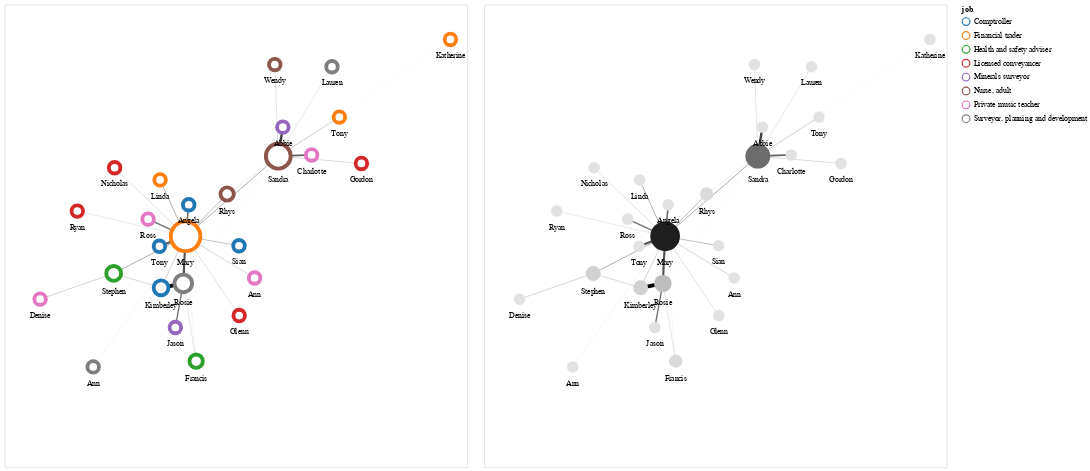

Notebook code for this chart:
### Markdown cell above
Combination of two plots altair-style, showing the use of Altair settings

### Code cell
g1 = alph(
    G,
    weight_attr="weight",
    layout_fn=lambda g: nx.spring_layout(g, weight="weight", k=4, iterations=5000, seed=seed),
    node_args=dict(
        size=alt.Size(
            "degree_centrality",
            scale=alt.Scale(domain=[0,1], range=[150, 2000]),
            legend=None
        ),
        fill="#fff",
        stroke=alt.Color("job", scale=alt.Scale(scheme="category10")),
        strokeWidth=5,
        tooltip_attrs=["name", "job", "country"],
        label_attr="name",
    ),
    edge_args=dict(color="black"),
    width=600,
    height=600,
    padding=20,
)

g2 = alph(
    G,
    weight_attr="weight",
    layout_fn=lambda g: nx.spring_layout(g, weight="weight", k=4, iterations=5000, seed=seed),
    node_args=dict(
        size=alt.Size(
            "degree_centrality",
            scale=alt.Scale(domain=[0,1], range=[150, 2000]),
            legend=None
        ),
        fill=alt.Color("degree_centrality", scale=alt.Scale(scheme="greys")),
        stroke=alt.Color("job", scale=alt.Scale(scheme="category10")),
        strokeWidth=0,
        tooltip_attrs=["name", "job", "country"],
        label_attr="name",
    ),
    edge_args=dict(color="black"),
    width=600,
    height=600,
    padding=20,
)

g1 | g2

### Figure 1 — Vega-Lite specification as saved in the notebook (floating-point values rounded to 4 significant figures)
{"$schema": "https://vega.github.io/schema/vega-lite/v4.17.0.json", "config": {"view": {"continuousHeight": 300, "continuousWidth": 400}}, "datasets": {"data-5575e2130e232df52d496b0cb9074625": [{"edge": 0, "pair": ["a", "b"], "source": "a", "target": "b", "weight": 2.171, "x": 262.4, "y": 218.5}, {"edge": 0, "pair": ["a", "b"], "source": "a", "target": "b", "weight": 2.171, "x": 265.1, "y": 274.6}, {"edge": 1, "pair": ["a", "c"], "source": "a", "target": "c", "weight": 0.08112, "x": 262.4, "y": 218.5}, {"edge": 1, "pair": ["a", "c"], "source": "a", "target": "c", "weight": 0.08112, "x": 375.3, "y": 369.8}, {"edge": 2, "pair": ["a", "k"], "source": "a", "target": "k", "weight": 3.894, "x": 262.4, "y": 218.5}, {"edge": 2, "pair": ["a", "k"], "source": "a", "target": "k", "weight": 3.894, "x": 236.0, "y": 213.4}, {"edge": 3, "pair": ["a", "d"], "source": "a", "target": "d", "weight": 0.2846, "x": 262.4, "y": 218.5}, {"edge": 3, "pair": ["a", "d"], "source": "a", "target": "d", "weight": 0.2846, "x": 277.7, "y": 126.1}, {"edge": 4, "pair": ["a", "v"], "source": "a", "target": "v", "weight": 1.398, "x": 262.4, "y": 218.5}, {"edge": 4, "pair": ["a", "v"], "source": "a", "target": "v", "weight": 1.398, "x": 253.0, "y": 166.2}, {"edge": 5, "pair": ["b", "c"], "source": "b", "target": "c", "weight": 0.748, "x": 265.1, "y": 274.6}, {"edge": 5, "pair": ["b", "c"], "source": "b", "target": "c", "weight": 0.748, "x": 375.3, "y": 369.8}, {"edge": 6, "pair": ["b", "b"], "source": "b", "target": "b", "weight": 2.381, "x": 265.1, "y": 274.6}, {"edge": 6, "pair": ["b", "b"], "source": "b", "target": "b", "weight": 2.381, "x": 265.1, "y": 274.6}, {"edge": 7, "pair": ["b", "g"], "source": "b", "target": "g", "weight": 2.155, "x": 265.1, "y": 274.6}, {"edge": 7, "pair": ["b", "g"], "source": "b", "target": "g", "weight": 2.155, "x": 234.1, "y": 262.7}, {"edge": 8, "pair": ["b", "d"], "source": "b", "target": "d", "weight": 0.09351, "x": 265.1, "y": 274.6}, {"edge": 8, "pair": ["b", "d"], "source": "b", "target": "d", "weight": 0.09351, "x": 277.7, "y": 126.1}, {"edge": 9, "pair": ["b", "e"], "source": "b", "target": "e", "weight": 0.7285, "x": 265.1, "y": 274.6}, {"edge": 9, "pair": ["b", "e"], "source": "b", "target": "e", "weight": 0.7285, "x": 179.7, "y": 230.4}, {"edge": 10, "pair": ["b", "h"], "source": "b", "target": "h", "weight": 0.421, "x": 265.1, "y": 274.6}, {"edge": 10, "pair": ["b", "h"], "source": "b", "target": "h", "weight": 0.421, "x": 347.2, "y": 225.0}, {"edge": 11, "pair": ["b", "i"], "source": "b", "target": "i", "weight": 0.2386, "x": 265.1, "y": 274.6}, {"edge": 11, "pair": ["b", "i"], "source": "b", "target": "i", "weight": 0.2386, "x": 136.4, "y": 304.5}, {"edge": 12, "pair": ["b", "k"], "source": "b", "target": "k", "weight": 0.4473, "x": 265.1, "y": 274.6}, {"edge": 12, "pair": ["b", "k"], "source": "b", "target": "k", "weight": 0.4473, "x": 236.0, "y": 213.4}, {"edge": 13, "pair": ["b", "n"], "source": "b", "target": "n", "weight": 0.3158, "x": 265.1, "y": 274.6}, {"edge": 13, "pair": ["b", "n"], "source": "b", "target": "n", "weight": 0.3158, "x": 180.8, "y": 356.1}, {"edge": 14, "pair": ["b", "o"], "source": "b", "target": "o", "weight": 1.434, "x": 265.1, "y": 274.6}, {"edge": 14, "pair": ["b", "o"], "source": "b", "target": "o", "weight": 1.434, "x": 220.6, "y": 295.0}, {"edge": 15, "pair": ["b", "p"], "source": "b", "target": "p", "weight": 0.6502, "x": 265.1, "y": 274.6}, {"edge": 15, "pair": ["b", "p"], "source": "b", "target": "p", "weight": 0.6502, "x": 314.5, "y": 324.8}, {"edge": 16, "pair": ["b", "r"], "source": "b", "target": "r", "weight": 0.1042, "x": 265.1, "y": 274.6}, {"edge": 16, "pair": ["b", "r"], "source": "b", "target": "r", "weight": 0.1042, "x": 155.3, "y": 119.3}, {"edge": 17, "pair": ["b", "u"], "source": "b", "target": "u", "weight": 0.3221, "x": 265.1, "y": 274.6}, {"edge": 17, "pair": ["b", "u"], "source": "b", "target": "u", "weight": 0.3221, "x": 328.9, "y": 180.3}, {"edge": 18, "pair": ["b", "x"], "source": "b", "target": "x", "weight": 1.582, "x": 265.1, "y": 274.6}, {"edge": 18, "pair": ["b", "x"], "source": "b", "target": "x", "weight": 1.582, "x": 268.9, "y": 312.1}, {"edge": 19, "pair": ["b", "y"], "source": "b", "target": "y", "weight": 0.7215, "x": 265.1, "y": 274.6}, {"edge": 19, "pair": ["b", "y"], "source": "b", "target": "y", "weight": 0.7215, "x": 234.8, "y": 341.6}, {"edge": 20, "pair": ["b", "z"], "source": "b", "target": "z", "weight": 0.6038, "x": 265.1, "y": 274.6}, {"edge": 20, "pair": ["b", "z"], "source": "b", "target": "z", "weight": 0.6038, "x": 328.7, "y": 263.4}, {"edge": 21, "pair": ["c", "l"], "source": "c", "target": "l", "weight": 0.2946, "x": 375.3, "y": 369.8}, {"edge": 21, "pair": ["c", "l"], "source": "c", "target": "l", "weight": 0.2946, "x": 371.3, "y": 478.7}, {"edge": 22, "pair": ["c", "c"], "source": "c", "target": "c", "weight": 0.121, "x": 375.3, "y": 369.8}, {"edge": 22, "pair": ["c", "c"], "source": "c", "target": "c", "weight": 0.121, "x": 375.3, "y": 369.8}, {"edge": 23, "pair": ["c", "j"], "source": "c", "target": "j", "weight": 1.739, "x": 375.3, "y": 369.8}, {"edge": 23, "pair": ["c", "j"], "source": "c", "target": "j", "weight": 1.739, "x": 415.0, "y": 371.3}, {"edge": 24, "pair": ["c", "m"], "source": "c", "target": "m", "weight": 0.3824, "x": 375.3, "y": 369.8}, {"edge": 24, "pair": ["c", "m"], "source": "c", "target": "m", "weight": 0.3824, "x": 474.2, "y": 361.2}, {"edge": 25, "pair": ["c", "p"], "source": "c", "target": "p", "weight": 0.1652, "x": 375.3, "y": 369.8}, {"edge": 25, "pair": ["c", "p"], "source": "c", "target": "p", "weight": 0.1652, "x": 314.5, "y": 324.8}, {"edge": 26, "pair": ["c", "q"], "source": "c", "target": "q", "weight": 0.242, "x": 375.3, "y": 369.8}, {"edge": 26, "pair": ["c", "q"], "source": "c", "target": "q", "weight": 0.242, "x": 439.2, "y": 476.1}, {"edge": 27, "pair": ["c", "s"], "source": "c", "target": "s", "weight": 2.432, "x": 375.3, "y": 369.8}, {"edge": 27, "pair": ["c", "s"], "source": "c", "target": "s", "weight": 2.432, "x": 380.8, "y": 404.4}, {"edge": 28, "pair": ["c", "t"], "source": "c", "target": "t", "weight": 0.04407, "x": 375.3, "y": 369.8}, {"edge": 28, "pair": ["c", "t"], "source": "c", "target": "t", "weight": 0.04407, "x": 580, "y": 508.6}, {"edge": 29, "pair": ["c", "w"], "source": "c", "target": "w", "weight": 0.4715, "x": 375.3, "y": 369.8}, {"edge": 29, "pair": ["c", "w"], "source": "c", "target": "w", "weight": 0.4715, "x": 448.0, "y": 416.3}, {"edge": 30, "pair": ["e", "k"], "source": "e", "target": "k", "weight": 0.3827, "x": 179.7, "y": 230.4}, {"edge": 30, "pair": ["e", "k"], "source": "e", "target": "k", "weight": 0.3827, "x": 236.0, "y": 213.4}, {"edge": 31, "pair": ["e", "f"], "source": "e", "target": "f", "weight": 0.437, "x": 179.7, "y": 230.4}, {"edge": 31, "pair": ["e", "f"], "source": "e", "target": "f", "weight": 0.437, "x": 92.19, "y": 199.8}], "data-81d3e859940b6e2b228e4ada7373cd17": [{"__node_r": 11.4, "__node_size": 520, "__y_label": 195.1, "country": "Korea", "degree_centrality": 0.2, "id": "a", "job": "Surveyor, planning and development", "name": "Rosie", "x": 262.4, "y": 218.5}, {"__node_r": 19.25, "__node_size": 1482, "__y_label": 243.3, "country": "Jamaica", "degree_centrality": 0.72, "id": "b", "job": "Financial trader", "name": "Mary", "x": 265.1, "y": 274.6}, {"__node_r": 16.11, "__node_size": 1038, "__y_label": 341.7, "country": "Vietnam", "degree_centrality": 0.48, "id": "c", "job": "Nurse, adult", "name": "Sandra", "x": 375.3, "y": 369.8}, {"__node_r": 8.631, "__node_size": 298, "__y_label": 105.5, "country": "Netherlands Antilles", "degree_centrality": 0.08, "id": "d", "job": "Health and safety adviser", "name": "Francis", "x": 277.7, "y": 126.1}, {"__node_r": 9.644, "__node_size": 372, "__y_label": 208.7, "country": "Korea", "degree_centrality": 0.12, "id": "e", "job": "Health and safety adviser", "name": "Stephen", "x": 179.7, "y": 230.4}, {"__node_r": 7.483, "__node_size": 224, "__y_label": 180.3, "country": "Vietnam", "degree_centrality": 0.04, "id": "f", "job": "Private music teacher", "name": "Denise", "x": 92.19, "y": 199.8}, {"__node_r": 7.483, "__node_size": 224, "__y_label": 243.2, "country": "Vietnam", "degree_centrality": 0.04, "id": "g", "job": "Comptroller", "name": "Tony", "x": 234.1, "y": 262.7}, {"__node_r": 7.483, "__node_size": 224, "__y_label": 205.5, "country": "Vietnam", "degree_centrality": 0.04, "id": "h", "job": "Private music teacher", "name": "Ann", "x": 347.2, "y": 225.0}, {"__node_r": 7.483, "__node_size": 224, "__y_label": 285.0, "country": "Jamaica", "degree_centrality": 0.04, "id": "i", "job": "Licensed conveyancer", "name": "Ryan", "x": 136.4, "y": 304.5}, {"__node_r": 7.483, "__node_size": 224, "__y_label": 351.8, "country": "Korea", "degree_centrality": 0.04, "id": "j", "job": "Private music teacher", "name": "Charlotte", "x": 415.0, "y": 371.3}, {"__node_r": 9.644, "__node_size": 372, "__y_label": 191.7, "country": "Netherlands Antilles", "degree_centrality": 0.12, "id": "k", "job": "Comptroller", "name": "Kimberley", "x": 236.0, "y": 213.4}, {"__node_r": 7.483, "__node_size": 224, "__y_label": 459.2, "country": "Vietnam", "degree_centrality": 0.04, "id": "l", "job": "Nurse, adult", "name": "Wendy", "x": 371.3, "y": 478.7}, {"__node_r": 7.483, "__node_size": 224, "__y_label": 341.7, "country": "Netherlands Antilles", "degree_centrality": 0.04, "id": "m", "job": "Licensed conveyancer", "name": "Gordon", "x": 474.2, "y": 361.2}, {"__node_r": 7.483, "__node_size": 224, "__y_label": 336.6, "country": "Netherlands Antilles", "degree_centrality": 0.04, "id": "n", "job": "Licensed conveyancer", "name": "Nicholas", "x": 180.8, "y": 356.1}, {"__node_r": 7.483, "__node_size": 224, "__y_label": 275.5, "country": "Jamaica", "degree_centrality": 0.04, "id": "o", "job": "Private music teacher", "name": "Ross", "x": 220.6, "y": 295.0}, {"__node_r": 8.631, "__node_size": 298, "__y_label": 304.2, "country": "Korea", "degree_centrality": 0.08, "id": "p", "job": "Nurse, adult", "name": "Rhys", "x": 314.5, "y": 324.8}, {"__node_r": 7.483, "__node_size": 224, "__y_label": 456.6, "country": "Netherlands Antilles", "degree_centrality": 0.04, "id": "q", "job": "Surveyor, planning and development", "name": "Lauren", "x": 439.2, "y": 476.1}, {"__node_r": 7.483, "__node_size": 224, "__y_label": 99.78, "country": "Vietnam", "degree_centrality": 0.04, "id": "r", "job": "Surveyor, planning and development", "name": "Ann", "x": 155.3, "y": 119.3}, {"__node_r": 7.483, "__node_size": 224, "__y_label": 384.9, "country": "Vietnam", "degree_centrality": 0.04, "id": "s", "job": "Minerals surveyor", "name": "Abbie", "x": 380.8, "y": 404.4}, {"__node_r": 7.483, "__node_size": 224, "__y_label": 489.1, "country": "Vietnam", "degree_centrality": 0.04, "id": "t", "job": "Financial trader", "name": "Katherine", "x": 580, "y": 508.6}, {"__node_r": 7.483, "__node_size": 224, "__y_label": 160.9, "country": "Vietnam", "degree_centrality": 0.04, "id": "u", "job": "Licensed conveyancer", "name": "Glenn", "x": 328.9, "y": 180.3}, {"__node_r": 7.483, "__node_size": 224, "__y_label": 146.7, "country": "Jamaica", "degree_centrality": 0.04, "id": "v", "job": "Minerals surveyor", "name": "Jason", "x": 253.0, "y": 166.2}, {"__node_r": 7.483, "__node_size": 224, "__y_label": 396.8, "country": "Vietnam", "degree_centrality": 0.04, "id": "w", "job": "Financial trader", "name": "Tony", "x": 448.0, "y": 416.3}, {"__node_r": 7.483, "__node_size": 224, "__y_label": 292.6, "country": "Vietnam", "degree_centrality": 0.04, "id": "x", "job": "Comptroller", "name": "Angela", "x": 268.9, "y": 312.1}, {"__node_r": 7.483, "__node_size": 224, "__y_label": 322.1, "country": "Korea", "degree_centrality": 0.04, "id": "y", "job": "Financial trader", "name": "Linda", "x": 234.8, "y": 341.6}, {"__node_r": 7.483, "__node_size": 224, "__y_label": 243.9, "country": "Korea", "degree_centrality": 0.04, "id": "z", "job": "Comptroller", "name": "Sian", "x": 328.7, "y": 263.4}]}, "hconcat": [{"height": 600, "layer": [{"data": {"name": "data-5575e2130e232df52d496b0cb9074625"}, "encoding": {"color": {"value": "black"}, "detail": {"field": "edge", "type": "quantitative"}, "opacity": {"field": "weight", "legend": null, "scale": {"range": [0.3, 1]}, "type": "quantitative"}, "strokeWidth": {"field": "weight", "legend": null, "scale": {"range": [0.1, 5]}, "type": "quantitative"}, "x": {"axis": {"domain": false, "grid": false, "labels": false, "ticks": false, "title": ""}, "field": "x", "type": "quantitative"}, "y": {"axis": {"domain": false, "grid": false, "labels": false, "ticks": false, "title": ""}, "field": "y", "type": "quantitative"}}, "mark": "line"}, {"data": {"name": "data-81d3e859940b6e2b228e4ada7373cd17"}, "layer": [{"encoding": {"fill": {"value": "#fff"}, "opacity": {"value": 1}, "size": {"field": "degree_centrality", "legend": null, "scale": {"domain": [0, 1], "range": [150, 2000]}, "type": "quantitative"}, "stroke": {"field": "job", "scale": {"scheme": "category10"}, "type": "nominal"}, "strokeWidth": {"value": 5}, "tooltip": [{"field": "name", "type": "nominal"}, {"field": "job", "type": "nominal"}, {"field": "country", "type": "nominal"}], "x": {"axis": {"domain": false, "grid": false, "labels": false, "ticks": false, "title": ""}, "field": "x", "type": "quantitative"}, "y": {"axis": {"domain": false, "grid": false, "labels": false, "ticks": false, "title": ""}, "field": "y", "type": "quantitative"}}, "mark": "circle"}, {"encoding": {"text": {"field": "name", "type": "nominal"}, "x": {"axis": {"domain": false, "grid": false, "labels": false, "ticks": false, "title": ""}, "field": "x", "type": "quantitative"}, "y": {"axis": {"domain": false, "grid": false, "labels": false, "ticks": false, "title": ""}, "field": "__y_label", "type": "quantitative"}}, "mark": {"align": "center", "baseline": "middle", "color": "black", "size": 10, "type": "text"}}]}], "resolve": {"scale": {"color": "independent", "fill": "independent", "opacity": "independent", "size": "independent", "strokeWidth": "independent"}}, "width": 600}, {"height": 600, "layer": [{"data": {"name": "data-5575e2130e232df52d496b0cb9074625"}, "encoding": {"color": {"value": "black"}, "detail": {"field": "edge", "type": "quantitative"}, "opacity": {"field": "weight", "legend": null, "scale": {"range": [0.3, 1]}, "type": "quantitative"}, "strokeWidth": {"field": "weight", "legend": null, "scale": {"range": [0.1, 5]}, "type": "quantitative"}, "x": {"axis": {"domain": false, "grid": false, "labels": false, "ticks": false, "title": ""}, "field": "x", "type": "quantitative"}, "y": {"axis": {"domain": false, "grid": false, "labels": false, "ticks": false, "title": ""}, "field": "y", "type": "quantitative"}}, "mark": "line"}, {"data": {"name": "data-81d3e859940b6e2b228e4ada7373cd17"}, "layer": [{"encoding": {"fill": {"field": "degree_centrality", "scale": {"scheme": "greys"}, "type": "quantitative"}, "opacity": {"value": 1}, "size": {"field": "degree_centrality", "legend": null, "scale": {"domain": [0, 1], "range": [150, 2000]}, "type": "quantitative"}, "stroke": {"field": "job", "scale": {"scheme": "category10"}, "type": "nominal"}, "strokeWidth": {"value": 0}, "tooltip": [{"field": "name", "type": "nominal"}, {"field": "job", "type": "nominal"}, {"field": "country", "type": "nominal"}], "x": {"axis": {"domain": false, "grid": false, "labels": false, "ticks": false, "title": ""}, "field": "x", "type": "quantitative"}, "y": {"axis": {"domain": false, "grid": false, "labels": false, "ticks": false, "title": ""}, "field": "y", "type": "quantitative"}}, "mark": "circle"}, {"encoding": {"text": {"field": "name", "type": "nominal"}, "x": {"axis": {"domain": false, "grid": false, "labels": false, "ticks": false, "title": ""}, "field": "x", "type": "quantitative"}, "y": {"axis": {"domain": false, "grid": false, "labels": false, "ticks": false, "title": ""}, "field": "__y_label", "type": "quantitative"}}, "mark": {"align": "center", "baseline": "middle", "color": "black", "size": 10, "type": "text"}}]}], "resolve": {"scale": {"color": "independent", "fill": "independent", "opacity": "independent", "size": "independent", "strokeWidth": "independent"}}, "width": 600}]}
